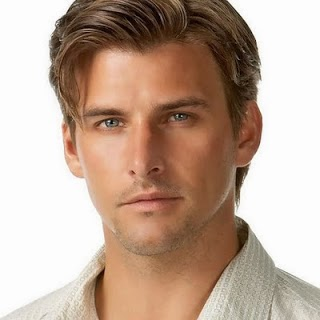
%> input picture Implementation  of Morphological and Filters/im.jpg, 320 x 320 px
$ octave op_of_clo_filter.m   (GNU Octave 9; MATLAB toolbox functions it lacks are replaced by stand-ins)
%> lines starting %> are read from the running program, lines starting %| are printed output that depends on the picture; in (x1, y1, x2, y2) boxes, pixels count from 0 and x2, y2 are one past the last pixel; in counts of white or black regions, pixels touching at a corner belong together; the program's own positions count from 1
### Implementation  of Morphological and Filters/usnr.m
function usnr=usnr(outi,inpui)
outii=outi;
inpuii=inpui;
[m n]=size(inpuii);
 pixa=m*n;
 messs=0.0;
outtt=(outii-inpuii);
outtt=outtt.*outtt;
messs=sum(sum(outtt));
inpuii=(inpuii.*inpuii);
inpuii=sum(sum(inpuii));
 af=inpuii/messs;
 usnr=20*log((af))/log(10);

### Implementation  of Morphological and Filters/upsnr.m
function upsnr=upsnr(outi,inpui)
 [m n]=size(inpui);
 pixa=m*n;
 mes=0.0;
outt=(outi-inpui);
outt=outt.*outt;
mes=sum(sum(outt));
 mes=(mes)/pixa;
 af=(255*255)/mes;
 upsnr=20*log((af))/log(10);

### Implementation  of Morphological and Filters/op_of_clo_filter.m
% function  fun=cloopfilter(im)
%Dilation.....
%  A=imread(im);
 A=imread('im.jpg');
%> A is the input picture: size 320x320x3 uint8; mean R, G, B 191.7, 168, 152.3
A=imnoise(A,'salt & pepper',.09);
A=im2bw(A);
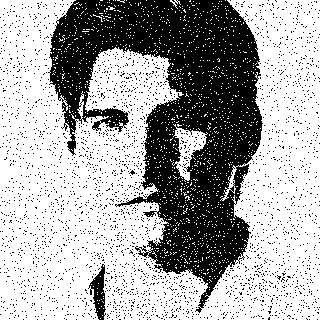
%> A: size 320x320 logical; 65.6% white; 3001 black regions (2999 under 20 px), largest, box (x1, y1, x2, y2) and area: (48, 0, 263, 313) 30755, (88, 264, 106, 320) 491
figure,imshow(A);
%Structuring element
B2=[0 1 0;1 1 1;0 1 0];
m=floor(size(B2,1)/2);
n=floor(size(B2,2)/2);
%Pad array on all the sides
C=padarray(A,[m n]);
%> C: size 322x322 logical; 64.8% white; 2953 black regions (2952 under 20 px), largest, box (x1, y1, x2, y2) and area: (0, 0, 322, 322) 32586
D=false(size(A));
for i=1:size(C,1)-(2*m)
    for j=1:size(C,2)-(2*n)
        Temp=C(i:i+(2*m),j:j+(2*n));
        D(i,j)=max(max(Temp&B2));
    end
end
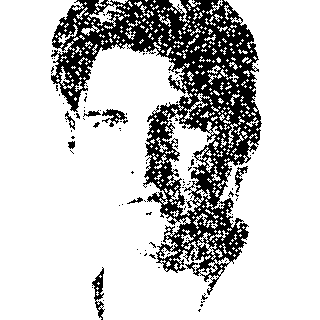
%> D: size 320x320 logical; 78.9% white; 102 black regions (93 under 20 px), largest, box (x1, y1, x2, y2) and area: (51, 0, 262, 295) 20438, (92, 267, 105, 320) 274, (102, 109, 128, 127) 207

figure,imshow(D);

% erosion....
C=padarray(D,[m n],1);
%> C: size 322x322 logical; 79.2% white; 102 black regions (93 under 20 px), largest, box (x1, y1, x2, y2) and area: (52, 1, 263, 296) 20438, (93, 268, 106, 321) 274, (103, 110, 129, 128) 207
E=false(size(D));
for i=1:size(C,1)-(2*m)
    for j=1:size(C,2)-(2*n)
        Temp=C(i:i+(2*m),j:j+(2*n));
        matc=B2&Temp;
if(matc==B2)
E(i,j)= 1  ;
else
  E(i,j)=0;

end

    end
end
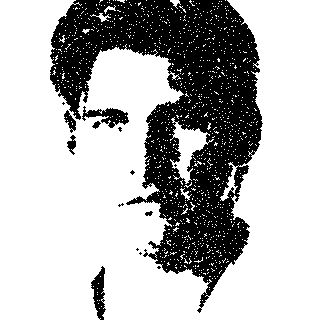
%> E: size 320x320 logical; 70.7% white; 15 black regions (8 under 20 px), largest, box (x1, y1, x2, y2) and area: (50, 0, 263, 313) 28695, (82, 106, 129, 128) 468, (91, 266, 106, 320) 438

figure,imshow(E);


%opening......


%Pad array on all the sides
C=padarray(E,[m n],1);
%> C: size 322x322 logical; 71.1% white; 15 black regions (8 under 20 px), largest, box (x1, y1, x2, y2) and area: (51, 1, 264, 314) 28695, (83, 107, 130, 129) 468, (92, 267, 107, 321) 438
F=false(size(E));
for i=1:size(C,1)-(2*m)
    for j=1:size(C,2)-(2*n)
        Temp=C(i:i+(2*m),j:j+(2*n));
        matc=B2&Temp;
if(matc==B2)
F(i,j)= 1  ;
else
  F(i,j)=0;

end

    end
end
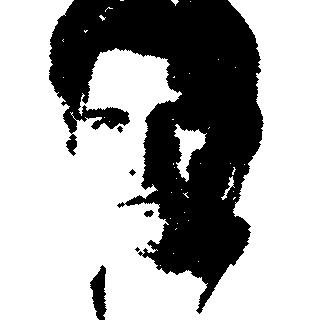
%> F: size 320x320 logical; 66.5% white; 6 black regions (1 under 20 px), largest, box (x1, y1, x2, y2) and area: (49, 0, 264, 314) 33639, (90, 265, 107, 320) 568, (144, 210, 154, 217) 47, (117, 126, 123, 133) 25, (129, 169, 136, 176) 25

figure,imshow(F);


%Pad array on all the sides
C=padarray(F,[m n]);
%> C: size 322x322 logical; 65.7% white; 5 black regions (1 under 20 px), largest, box (x1, y1, x2, y2) and area: (0, 0, 322, 322) 35491, (145, 211, 155, 218) 47, (118, 127, 124, 134) 25, (130, 170, 137, 177) 25
G=false(size(F));
for i=1:size(C,1)-(2*m)
    for j=1:size(C,2)-(2*n)
        Temp=C(i:i+(2*m),j:j+(2*n));
        G(i,j)=max(max(Temp&B2));
    end
end
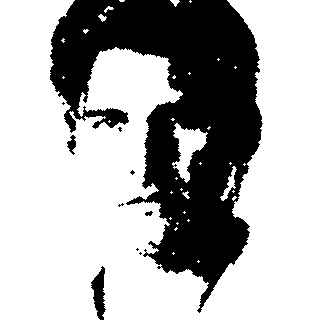
%> G: size 320x320 logical; 68.4% white; 10 black regions (6 under 20 px), largest, box (x1, y1, x2, y2) and area: (50, 0, 263, 313) 31730, (91, 266, 106, 320) 459, (67, 135, 76, 155) 101, (145, 211, 153, 216) 27

figure,imshow(G);
snr1=usnr(G,A)
%> in usnr, `outtt=(outii-inpuii);`:
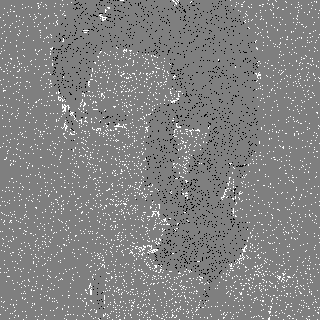
%> outtt: size 320x320 double; min -1, max 1, mean 0.028; drawn with min black and max white
%> in usnr, `outtt=outtt.*outtt;`:
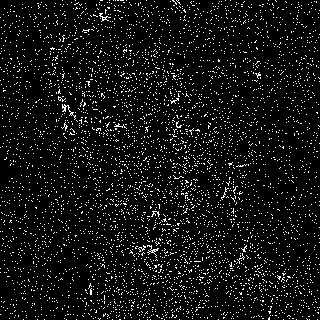
%> outtt: size 320x320 double; values 0 (black) and 1 (white), 7% white in thin lines or dots
%> in usnr, `messs=sum(sum(outtt));`: messs = 7206
%> in usnr, `inpuii=sum(sum(inpuii));`: inpuii = 67167
%> in usnr, `af=inpuii/messs;`: af = 9.32
%> in usnr, `usnr=20*log((af))/log(10);`: usnr = 19.39
%> snr1 = 19.39
psnr1=upsnr(G,A)
%> in upsnr, `mes=sum(sum(outt));`: mes = 7206
%> in upsnr, `mes=(mes)/pixa;`: mes = 0.0704
%> in upsnr, `af=(255*255)/mes;`: af = 924030
%> in upsnr, `upsnr=20*log((af))/log(10);`: upsnr = 119.3
%> psnr1 = 119.3
clear all
